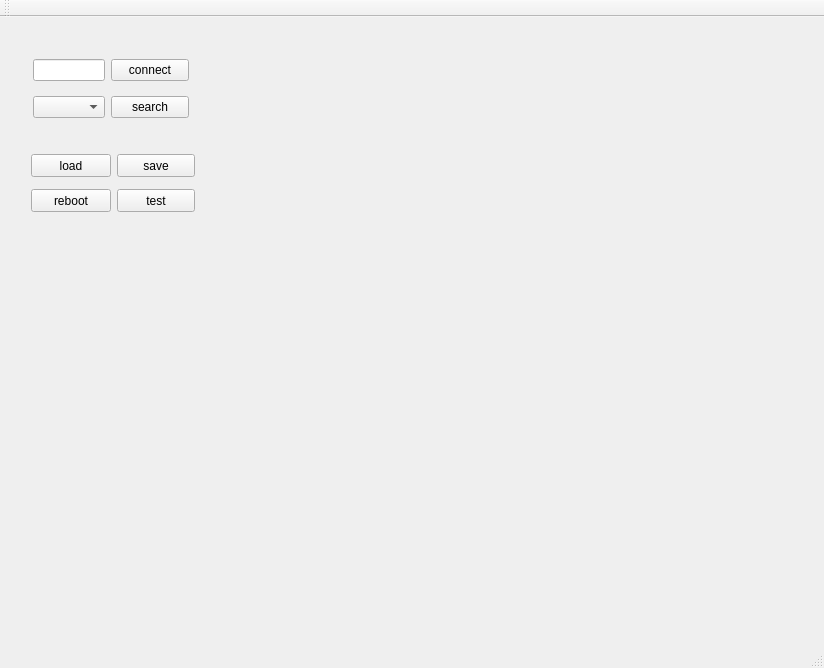
<?xml version="1.0" encoding="UTF-8"?>
<ui version="4.0">
 <class>MainWindow</class>
 <widget class="QMainWindow" name="MainWindow">
  <property name="geometry">
   <rect>
    <x>0</x>
    <y>0</y>
    <width>824</width>
    <height>668</height>
   </rect>
  </property>
  <property name="windowTitle">
   <string>MainWindow</string>
  </property>
  <widget class="QWidget" name="centralWidget">
   <layout class="QGridLayout" name="gridLayout">
    <item row="0" column="0">
     <widget class="QWidget" name="widget_text" native="true">
      <property name="maximumSize">
       <size>
        <width>200</width>
        <height>16777215</height>
       </size>
      </property>
      <layout class="QGridLayout" name="gridLayout_2">
       <item row="0" column="0">
        <widget class="QWidget" name="widget_text1" native="true">
         <property name="maximumSize">
          <size>
           <width>16777215</width>
           <height>100</height>
          </size>
         </property>
         <layout class="QGridLayout" name="gridLayout_3">
          <item row="0" column="0">
           <widget class="QLineEdit" name="lineEdit"/>
          </item>
          <item row="0" column="1">
           <widget class="QPushButton" name="pushButton">
            <property name="text">
             <string>connect</string>
            </property>
           </widget>
          </item>
          <item row="1" column="0">
           <widget class="QComboBox" name="comboBox"/>
          </item>
          <item row="1" column="1">
           <widget class="QPushButton" name="pushButton_2">
            <property name="text">
             <string>search</string>
            </property>
           </widget>
          </item>
         </layout>
        </widget>
       </item>
       <item row="1" column="0">
        <widget class="QWidget" name="widget_text2" native="true">
         <widget class="QPushButton" name="pushButton_5">
          <property name="geometry">
           <rect>
            <x>9</x>
            <y>9</y>
            <width>80</width>
            <height>23</height>
           </rect>
          </property>
          <property name="text">
           <string>load</string>
          </property>
         </widget>
         <widget class="QPushButton" name="pushButton_3">
          <property name="geometry">
           <rect>
            <x>9</x>
            <y>44</y>
            <width>80</width>
            <height>23</height>
           </rect>
          </property>
          <property name="text">
           <string>reboot</string>
          </property>
         </widget>
         <widget class="QPushButton" name="pushButton_4">
          <property name="geometry">
           <rect>
            <x>95</x>
            <y>9</y>
            <width>78</width>
            <height>23</height>
           </rect>
          </property>
          <property name="text">
           <string>save</string>
          </property>
         </widget>
         <widget class="QPushButton" name="pushButton_6">
          <property name="geometry">
           <rect>
            <x>95</x>
            <y>44</y>
            <width>78</width>
            <height>23</height>
           </rect>
          </property>
          <property name="text">
           <string>test</string>
          </property>
         </widget>
        </widget>
       </item>
      </layout>
     </widget>
    </item>
    <item row="0" column="1">
     <widget class="QWidget" name="widget_video" native="true"/>
    </item>
   </layout>
  </widget>
  <widget class="QMenuBar" name="menuBar">
   <property name="geometry">
    <rect>
     <x>0</x>
     <y>0</y>
     <width>824</width>
     <height>20</height>
    </rect>
   </property>
  </widget>
  <widget class="QToolBar" name="mainToolBar">
   <attribute name="toolBarArea">
    <enum>TopToolBarArea</enum>
   </attribute>
   <attribute name="toolBarBreak">
    <bool>false</bool>
   </attribute>
  </widget>
  <widget class="QStatusBar" name="statusBar"/>
 </widget>
 <layoutdefault spacing="6" margin="11"/>
 <resources/>
 <connections/>
</ui>
